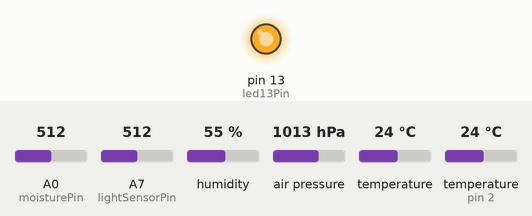
Simulated run of this sketch. Board: Arduino Nano, built for the host (arithmetic inside an expression is 32-bit, double 64-bit). On the bench: output pins drawn as LEDs (lit = HIGH). Wiring (inferred from the names in the program): DHT22 sensor: data pin 2; BMP180 pressure sensor at I2C address 0x77. The test bench sets the inputs (shaded band); at power-on: A7 (lightSensorPin) = 512, air pressure 1013 hPa, A0 (moisturePin) = 512, humidity 55 %, temperature 24 °C, temperature (sensor on pin 2) 24 °C. WiFi joins after 1.5 s; servers stay silent unless stated; uploads are accepted with an empty reply; no radio packets arrive unless stated; what the sketch prints to the serial monitor is not drawn.

Above: at 3.22 s.
3.8 s: A7 (lightSensorPin) set to 306
At 5.0 s:
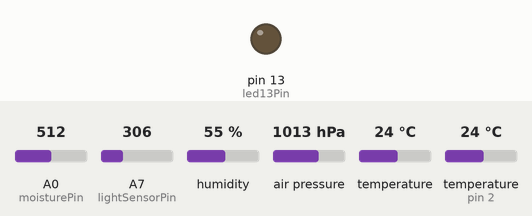
7.5 s: A7 (lightSensorPin) set to 190
12.4 s: air pressure set to 952 hPa
Timing chart, 0 to 25.6 s (numbered marks = the images above; inputs shaded):
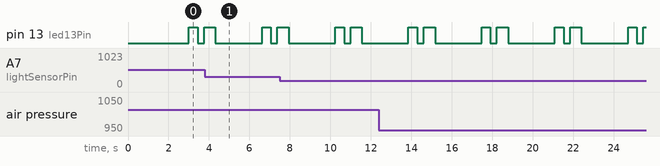

Measured:
- by itself, pin 13 (led13Pin): repeats every 3.6 s: LOW 0.32 s, HIGH 0.56 s, LOW 2.3 s, HIGH 0.43 s

The sketch:

estacion-madre.ino
```cpp
/////////////////////
// Pin used
////////////////////
//
// D2 HumidityAndTemperature
// D7 RF Transmitter
// D20 (SDA) BMP085
// D21 (SCL) BMP085
//
// A7 LightSensor
// A0 MoistureEC5

// Dependencies
#include <cactus_io_DHT22.h>
#include <Wire.h>
#include <VirtualWire.h>
#include <Ethernet.h>
#include <SPI.h>
#include <UbidotsEthernet.h>

// Defines
#define DHT22_PIN 2
#define BMP085_ADDRESS 0x77
#define TOKEN "LGk6YVMXHt0IMrP3yNSdi2gD9qUVVl" // Ubidots TOKEN
#define ID_TEMP "577538f37625420423554b8a"
#define ID_LUZ "577539807625420bedcf36c5"
#define ID_HUMEDAD_S "5775398f7625420d17c89633"
#define ID_HUMEDAD_A "577539a57625420e88a35b7b"
#define ID_PRESION "577539c176254210088fc71a"
#define ID_LED "577539d476254211509a5a3e"

// Inicializations
DHT22 dht(DHT22_PIN);

////////////////////////////
// Variables and constants
////////////////////////////

// Ethernet
byte mac[] = { 0x00, 0xAD, 0xBE, 0xEF, 0xFE, 0xED };

//Ubidots
Ubidots client(TOKEN);

// Generals
int led13Pin = 13;

// RF Transmitter
int rfDigInput = 7;

// Moisture sensor
int moisturePin = A0;
int moistureValue = 0;

// Light sensor
int lightSensorPin = A7;
int lightSensorValue = 0;

// BMP085
const unsigned char bmp085_OSS = 0;
int bmp085_ac1;
int bmp085_ac2;
int bmp085_ac3;
unsigned int bmp085_ac4;
unsigned int bmp085_ac5;
unsigned int bmp085_ac6;
int bmp085_b1;
int bmp085_b2;
int bmp085_mb;
int bmp085_mc;
int bmp085_md;
long bmp085_b5;
short bmp085_temperature;
long bmp085_pressure;
const float bmp085_p0 = 101325;
float bmp085_altitude;

// Functions for each device

// Format: sensorNameSetup() and sensorNameLoop()

/////////////////////////////
// RF Transmitter
/////////////////////////////
void transmitterRFSetup() {
	vw_set_ptt_inverted(true);
	vw_set_tx_pin(rfDigInput);
	vw_setup(4000);
}
void transmitterRFLoop(float value) {
	// Process started indicator
	digitalWrite(led13Pin, HIGH);

  const char *msg;
  if(value == 1.00) {
    msg = "1";
  } else {
    msg = "0";
  }
	uint8_t buf[VW_MAX_MESSAGE_LEN];
	uint8_t buflen = VW_MAX_MESSAGE_LEN;
	vw_send((uint8_t *)msg, strlen(msg));
	vw_wait_tx();
	delay(500);
	digitalWrite(led13Pin,0);
	delay(500);

	Serial.print("Sent: ");
	Serial.println(*msg);
	// Process finished indicator
	digitalWrite(led13Pin, LOW);

	delay(1000);
}

/////////////////////////////
// MoistureEC5 - Humedad Suelo
/////////////////////////////
void moistureEC5Loop()
{
	// Reset analogReference
	analogReference(INTERNAL1V1);
	delay(500);

	// Process started indicator
	digitalWrite(led13Pin, HIGH);

	moistureValue = analogRead(moisturePin);
	Serial.print("MoistureEC5: "); Serial.println(moistureValue, DEC);

	// Process finished indicator
	digitalWrite(led13Pin, LOW);

	// Reset analogReference
	analogReference(DEFAULT);
	//delay(1500);

	//send value to Ubidots
	client.add(ID_HUMEDAD_S, moistureValue);
}

/////////////////////////////
// BMP085 - Temp/Presion/Altitud
/////////////////////////////
void bmp085Setup()
{
	Wire.begin();
	bmp085Calibration();
}
void bmp085Loop()
{
	// Process started indicator
	digitalWrite(led13Pin, HIGH);

	bmp085_temperature = bmp085GetTemperature(bmp085ReadUT());
	bmp085_pressure = bmp085GetPressure(bmp085ReadUP());
	bmp085_altitude = (float) 44330 * (1 - pow(((float) bmp085_pressure/bmp085_p0), 0.190295));

	// TODO INIT: esto tiene que reemplazarse con el envío de los datos a internet
	Serial.print("Temperature: ");
	Serial.print(bmp085_temperature, DEC);
	Serial.println(" *0.1 deg C");
	Serial.print("Pressure: ");
	Serial.print(bmp085_pressure, DEC);
	Serial.println(" Pa");
	Serial.print("Altitude: ");
	Serial.print(bmp085_altitude, 2);
	Serial.println(" m");
	Serial.println();
	// END

	// Process finished indicator
	digitalWrite(led13Pin, LOW);

	//delay(2000);

	// Send value to Ubidots
	client.add(ID_PRESION, bmp085_pressure);
}
void bmp085Calibration()
{
	bmp085_ac1 = bmp085ReadInt(0xAA);
	bmp085_ac2 = bmp085ReadInt(0xAC);
	bmp085_ac3 = bmp085ReadInt(0xAE);
	bmp085_ac4 = bmp085ReadInt(0xB0);
	bmp085_ac5 = bmp085ReadInt(0xB2);
	bmp085_ac6 = bmp085ReadInt(0xB4);
	bmp085_b1 = bmp085ReadInt(0xB6);
	bmp085_b2 = bmp085ReadInt(0xB8);
	bmp085_mb = bmp085ReadInt(0xBA);
	bmp085_mc = bmp085ReadInt(0xBC);
	bmp085_md = bmp085ReadInt(0xBE);
}
short bmp085GetTemperature(unsigned int ut)
{
	long x1, x2;
	x1 = (((long)ut - (long)bmp085_ac6) * (long)bmp085_ac5) >> 15;
	x2 = ((long)bmp085_mc << 11)/(x1 + bmp085_md);
	bmp085_b5 = x1 + x2;

	return ((bmp085_b5 + 8)>>4);
}
long bmp085GetPressure(unsigned long up)
{
	long x1, x2, x3, b3, b6, p;
	unsigned long b4, b7;
	b6 = bmp085_b5 - 4000;
	x1 = (bmp085_b2 * (b6 * b6)>>12)>>11;
	x2 = (bmp085_ac2 * b6)>>11;
	x3 = x1 + x2;
	b3 = (((((long)bmp085_ac1)*4 + x3)<<bmp085_OSS) + 2)>>2;
	x1 = (bmp085_ac3 * b6)>>13;
	x2 = (bmp085_b1 * ((b6 * b6)>>12))>>16;
	x3 = ((x1 + x2) + 2)>>2;
	b4 = (bmp085_ac4 * (unsigned long)(x3 + 32768))>>15;
	b7 = ((unsigned long)(up - b3) * (50000>>bmp085_OSS));
	if (b7 < 0x80000000)
		p = (b7<<1)/b4;
	else
		p = (b7/b4)<<1;

	x1 = (p>>8) * (p>>8);
	x1 = (x1 * 3038)>>16;
	x2 = (-7357 * p)>>16;
	p += (x1 + x2 + 3791)>>4;

	return p;
}
char bmp085Read(unsigned char address)
{
	unsigned char data;
	Wire.beginTransmission(BMP085_ADDRESS);
	Wire.write(address);
	Wire.endTransmission();
	Wire.requestFrom(BMP085_ADDRESS, 1);
	while(!Wire.available());
	return Wire.read();
}
int bmp085ReadInt(unsigned char address)
{
	unsigned char msb, lsb;
	Wire.beginTransmission(BMP085_ADDRESS);
	Wire.write(address);
	Wire.endTransmission();
	Wire.requestFrom(BMP085_ADDRESS, 2);
	while(Wire.available()<2);
	msb = Wire.read();
	lsb = Wire.read();
	return (int) msb<<8 | lsb;
}
unsigned int bmp085ReadUT()
{
	unsigned int ut;
	Wire.beginTransmission(BMP085_ADDRESS);
	Wire.write(0xF4);
	Wire.write(0x2E);
	Wire.endTransmission();
	delay(5);
	ut = bmp085ReadInt(0xF6);
	return ut;
}
unsigned long bmp085ReadUP()
{
	unsigned char msb, lsb, xlsb;
	unsigned long up = 0;
	Wire.beginTransmission(BMP085_ADDRESS);
	Wire.write(0xF4);
	Wire.write(0x34 + (bmp085_OSS<<6));
	Wire.endTransmission();
	delay(2 + (3<<bmp085_OSS));
	Wire.beginTransmission(BMP085_ADDRESS);
	Wire.write(0xF6);
	Wire.endTransmission();
	Wire.requestFrom(BMP085_ADDRESS, 3);
	while(Wire.available() < 3);
	msb = Wire.read();
	lsb = Wire.read();
	xlsb = Wire.read();
	up = (((unsigned long) msb << 16) | ((unsigned long) lsb << 8) | (unsigned long) xlsb) >> (8-bmp085_OSS);
	return up;
}

/////////////////////////////
// Humidity and temperature
/////////////////////////////
void humidityAndTemperatureSetup()
{
	dht.begin();
	Serial.println("DHT sensor setup finished.");
}
void humidityAndTemperatureLoop()
{
	// Process started indicator
	digitalWrite(led13Pin, HIGH);

	dht.readHumidity();
	dht.readTemperature();

	if (isnan(dht.humidity) || isnan(dht.temperature_C))
	{
		Serial.println("DHT sensor read failure!");
		return;
	}

	// TODO INIT: esto tiene que reemplazarse con el envío de los datos a internet
	Serial.println("DHT22 Humidity - Temperature Sensor");
	Serial.println("RH\t\tTemp (C)\tTemp (F)\tHeat Index (C)\tHeat Index (F)");
	Serial.print(dht.humidity); Serial.print(" %\t\t");
	Serial.print(dht.temperature_C); Serial.print(" *C\t");
	Serial.print(dht.temperature_F); Serial.print(" *F\t");
	Serial.print(dht.computeHeatIndex_C()); Serial.print(" *C\t");
	Serial.print(dht.computeHeatIndex_F()); Serial.println(" *F");
	// END

	// Process finished indicator
	digitalWrite(led13Pin, LOW);

	//delay(2000);

	// Send value to Ubidots
	client.add(ID_HUMEDAD_A, dht.humidity);
	client.add(ID_TEMP, dht.temperature_C);
}

/////////////////////////////
// Light level Sensor
/////////////////////////////
void lightSensorLoop()
{
	// Process started indicator
	digitalWrite(led13Pin, HIGH);

	// TODO INIT: esto tiene que reemplazarse con el envío de los datos a internet
	lightSensorValue = analogRead(lightSensorPin);
	// We'll have a few threshholds, qualitatively determined
	if (lightSensorValue < 10) {
		Serial.println(" - Dark");
	} else if (lightSensorValue < 200) {
		Serial.println(" - Dim");
	} else if (lightSensorValue < 500) {
		Serial.println(" - Light");
	} else if (lightSensorValue < 800) {
		Serial.println(" - Bright");
	} else {
		Serial.println(" - Very bright");
	}
	// END

	// Process finished indicator
	digitalWrite(led13Pin, LOW);

	//delay(2000);

	// Send value to Ubidots
	client.add(ID_LUZ, lightSensorValue);
}

/////////////////////////////
// Ethernet
/////////////////////////////
void ethernetSetup(){
	if (Ethernet.begin(mac) == 0) {
		Serial.println("Failed to configure Ethernet using DHCP");
	}
	// give the Ethernet shield a second to initialize:
	delay(1000);
}

/////////////////////////////
// Main Functions
/////////////////////////////
void setup()
{
	Serial.begin(9600);
	pinMode(led13Pin, OUTPUT);
	ethernetSetup();
	humidityAndTemperatureSetup();
	bmp085Setup();
	transmitterRFSetup();
}

void loop()
{
	moistureEC5Loop();
	humidityAndTemperatureLoop();
	lightSensorLoop();
	bmp085Loop();
	float value_id_led = client.getValue(ID_LED);
	transmitterRFLoop(value_id_led);
	client.sendAll();
}
```
